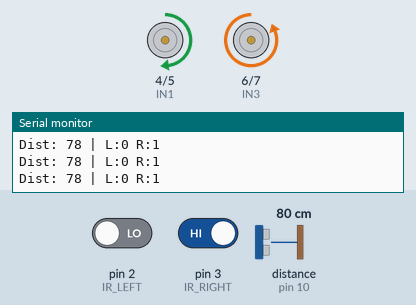
Recording of a sketch running on a simulated Arduino Uno, built with avr-gcc and run on an emulated ATmega328P. Parts: motor-driver pin pairs drawn as motors (green arrow = first pin HIGH = forward, orange = second pin HIGH = backward, longer = more drive, scaled by the enable pin), the last lines printed to the serial monitor. Wiring (inferred from the names in the program): ultrasonic range finder: trigger pin 9; echo pin 10. Inputs (shaded band) come from the test bench; at power-on: distance to the obstacle (sensor on pin 10) 80 cm, pin 2 (IR_LEFT) LOW, pin 3 (IR_RIGHT) HIGH. The echo pulse lasts 58.3 µs per cm.

Above: at 2.2 s.
2.3 s: distance to the obstacle (sensor on pin 10) set to 23 cm
5.3 s: distance to the obstacle (sensor on pin 10) set to 18 cm
At 5.67 s:
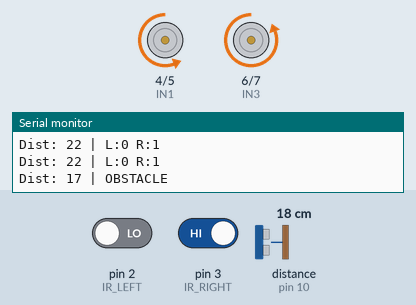
At 6.37 s:
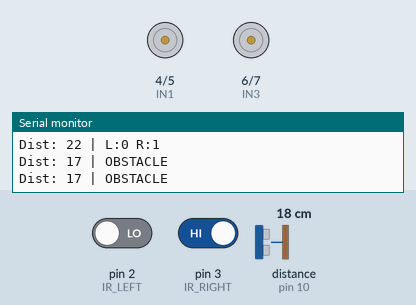
Timing chart, 0 to 14.3 s (numbered marks = the images above; inputs shaded):
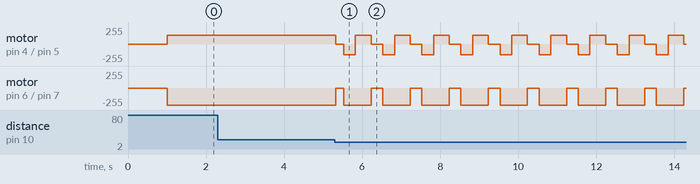

Measured:
- the behaviour switches between 21 and 20 cm on distance to the obstacle (sensor on pin 10) (found by bisection; images 0 and 1)
- after the input at 5.3 s, motor on pin 4 (IN1) / pin 5 (IN2): forward 130/255 → stopped at once, then repeats every 1.0 s: backward 160/255 0.30 s, forward 130/255 0.40 s, stopped 0.30 s; motor on pin 6 (IN3) / pin 7 (IN4): backward 255/255 → stopped at once, then repeats every 1.0 s: backward 255/255 0.70 s, stopped 0.30 s

The sketch:

atonomus_ardiuinocar.ino.ino
```cpp
/*  Obstacle Avoidance + Line Following Robot
  2-Channel IR Sensor | HC-SR04 Ultrasonic | L298N Driver
*/

// Pins
#define IR_LEFT     2
#define IR_RIGHT    3

#define TRIG_PIN    9
#define ECHO_PIN    10

#define IN1         4
#define IN2         5
#define IN3         6
#define IN4         7
#define ENA         11
#define ENB         12

// Tuning Parameters
#define OBSTACLE_DIST     20
#define MOTOR_SPEED       160
#define TURN_SPEED        130
#define AVOID_TURN_TIME   400

// IR sensor logic: LOW = detects line (dark surface), HIGH = no line (light surface)

#define LINE_DETECTED     HIGH
void setup() {
  pinMode(IR_LEFT,  INPUT);
  pinMode(IR_RIGHT, INPUT);
  pinMode(TRIG_PIN, OUTPUT);
  pinMode(ECHO_PIN, INPUT);

  pinMode(IN1, OUTPUT); pinMode(IN2, OUTPUT);
  pinMode(IN3, OUTPUT); pinMode(IN4, OUTPUT);
  pinMode(ENA, OUTPUT); pinMode(ENB, OUTPUT);

  Serial.begin(9600);
  stopMotors();
  delay(1000);
}

void loop() {
  long dist = getDistance();
  Serial.print("Dist: "); Serial.print(dist);

  if (dist > 0 && dist < OBSTACLE_DIST) {
    //  OBSTACLE AVOIDANCE MODE
    Serial.println(" | OBSTACLE");
    avoidObstacle();
  } else {
    //  LINE FOLLOWING MODE
    bool leftIR  = (digitalRead(IR_LEFT)  == LINE_DETECTED);
    bool rightIR = (digitalRead(IR_RIGHT) == LINE_DETECTED);

    Serial.print(" | L:"); Serial.print(leftIR);
    Serial.print(" R:"); Serial.println(rightIR);

    if (leftIR && rightIR) {
      moveForward();
    } else if (leftIR && !rightIR) {
      turnLeft();
    } else if (!leftIR && rightIR) {
      turnRight();
    } else {
      stopMotors();
    }
  }
}


//  OBSTACLE AVOIDANCE

void avoidObstacle() {
  stopMotors();
  delay(200);
  moveBackward();
  delay(300);
  turnRight();
  delay(AVOID_TURN_TIME);
  stopMotors();
  delay(100);
}

//  ULTRASONIC DISTANCE

long getDistance() {
  digitalWrite(TRIG_PIN, LOW);
  delayMicroseconds(2);
  digitalWrite(TRIG_PIN, HIGH);
  delayMicroseconds(10);
  digitalWrite(TRIG_PIN, LOW);

  long duration = pulseIn(ECHO_PIN, HIGH, 25000); // 25ms timeout
  if (duration == 0) return 999; // no echo = clear path
  return duration * 0.034 / 2;
}

//  MOTOR CONTROL

void moveForward() {
  analogWrite(ENA, MOTOR_SPEED);
  analogWrite(ENB, MOTOR_SPEED);
  digitalWrite(IN1, HIGH); digitalWrite(IN2, LOW);
  digitalWrite(IN3, HIGH); digitalWrite(IN4, LOW);
}

void moveBackward() {
  analogWrite(ENA, MOTOR_SPEED);
  analogWrite(ENB, MOTOR_SPEED);
  digitalWrite(IN1, LOW); digitalWrite(IN2, HIGH);
  digitalWrite(IN3, LOW); digitalWrite(IN4, HIGH);
}

void turnLeft() {
  analogWrite(ENA, TURN_SPEED);
  analogWrite(ENB, TURN_SPEED);
  digitalWrite(IN1, LOW);  digitalWrite(IN2, HIGH); // Left motor back
  digitalWrite(IN3, HIGH); digitalWrite(IN4, LOW);  // Right motor fwd
}

void turnRight() {
  analogWrite(ENA, TURN_SPEED);
  analogWrite(ENB, TURN_SPEED);
  digitalWrite(IN1, HIGH); digitalWrite(IN2, LOW);  // Left motor fwd
  digitalWrite(IN3, LOW);  digitalWrite(IN4, HIGH); // Right motor back
}

void stopMotors() {
  analogWrite(ENA, 0);
  analogWrite(ENB, 0);
  digitalWrite(IN1, LOW); digitalWrite(IN2, LOW);
  digitalWrite(IN3, LOW); digitalWrite(IN4, LOW);
}
```
